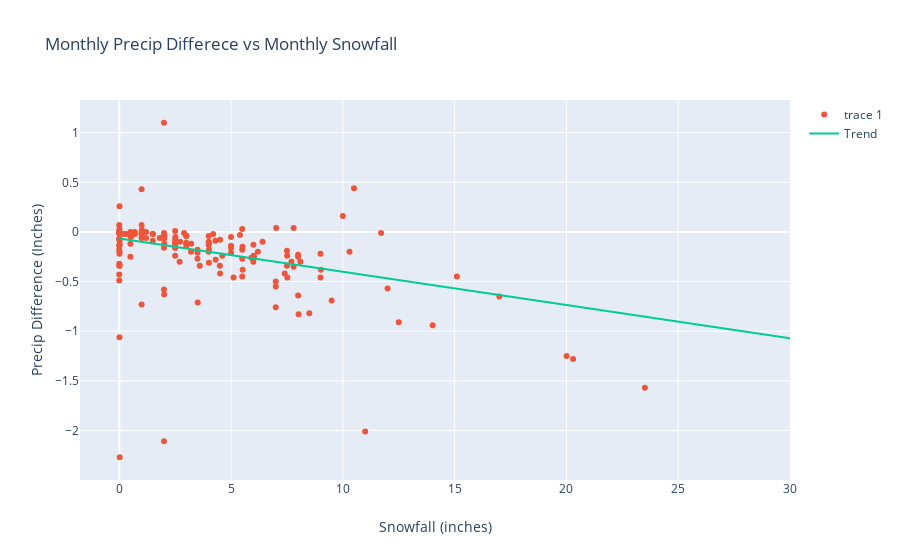

The notebook cell this image was saved under:
### Code cell
trend_start = 0*trend.slope+trend.intercept
trend_end = 23.51*trend.slope+trend.intercept
precip_comp_fig.add_trace(go.Scatter(x=[0,30],y=[trend_start,trend_end],mode='lines',name='Trend'))
precip_comp_fig.show()

### Figure 1 — Plotly figure (JSON) as saved in the notebook; plotly's stock layout.template omitted (floating-point values rounded to 4 significant figures; data arrays with more than 128 entries replaced by an {"elided": "..."} marker saying what was removed)
{"data": [{"type": "scatter"}, {"mode": "markers", "text": {"elided": "164 str values"}, "type": "scatter", "x": {"elided": "164 float values"}, "y": {"elided": "164 float values"}}, {"mode": "lines", "name": "Trend", "type": "scatter", "x": [0, 30], "y": [-0.06709, -1.071]}], "layout": {"title": {"text": "Monthly Precip Differece vs Monthly Snowfall"}, "xaxis": {"title": {"text": "Snowfall (inches)"}}, "yaxis": {"title": {"text": "Precip Difference (Inches)"}}}}
